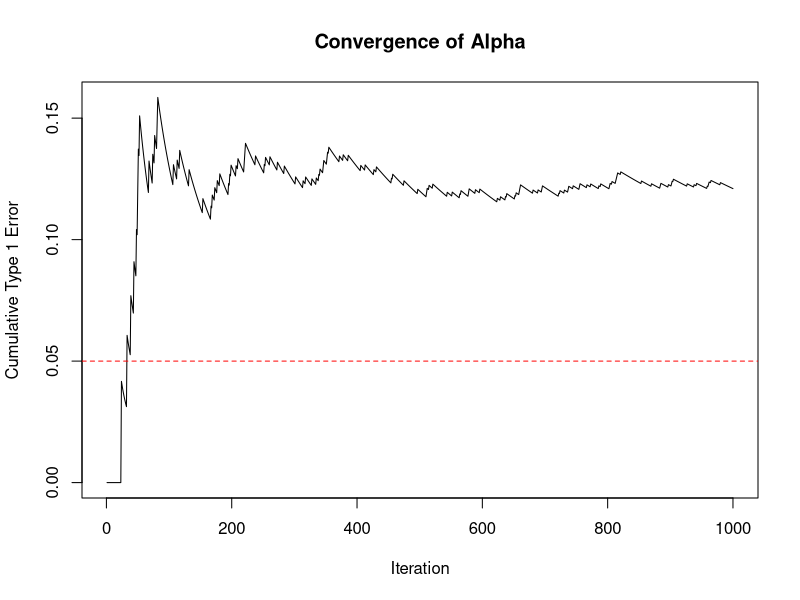

The R source for this figure:
observations = rnorm(10, mean=5.25, sd=1)
t.test(observations)

alpha = 0.05
rejected = 0

values = data.frame(iteration=numeric(0), proportion=numeric(0))
for(i in 1:1000)
{
    observations = rnorm(10, mean=5.25, sd=1)
    if(t.test(observations, mu = 5)$p.value < alpha)
    {
        rejected = rejected + 1
    }
    
    values = rbind(values, c(i, rejected/i))
}

plot(values, type="l", xlab="Iteration", ylab="Cumulative Type 1 Error", main="Convergence of Alpha")
abline(h=alpha, col="red", lty=2)

